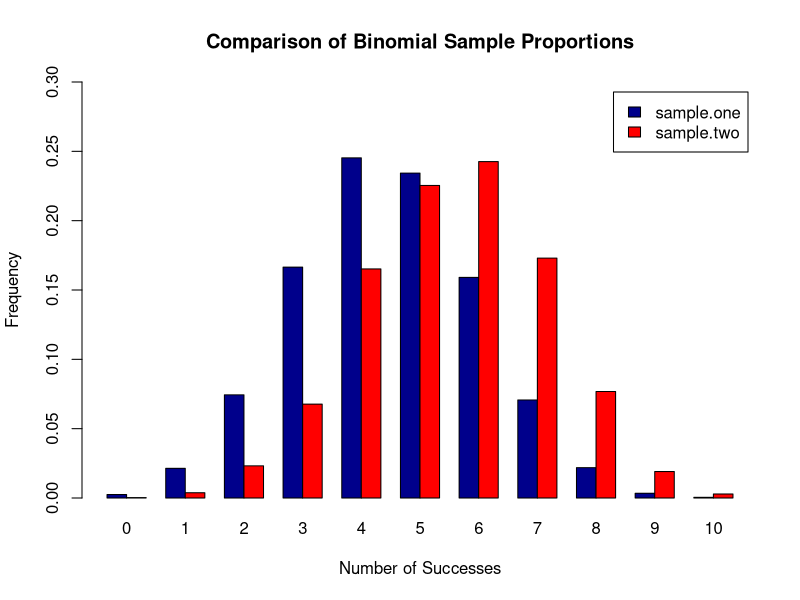
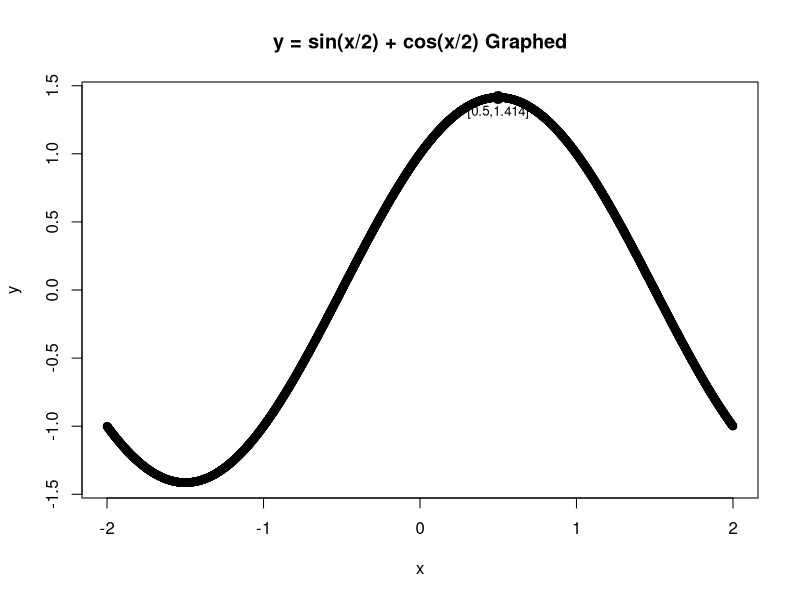
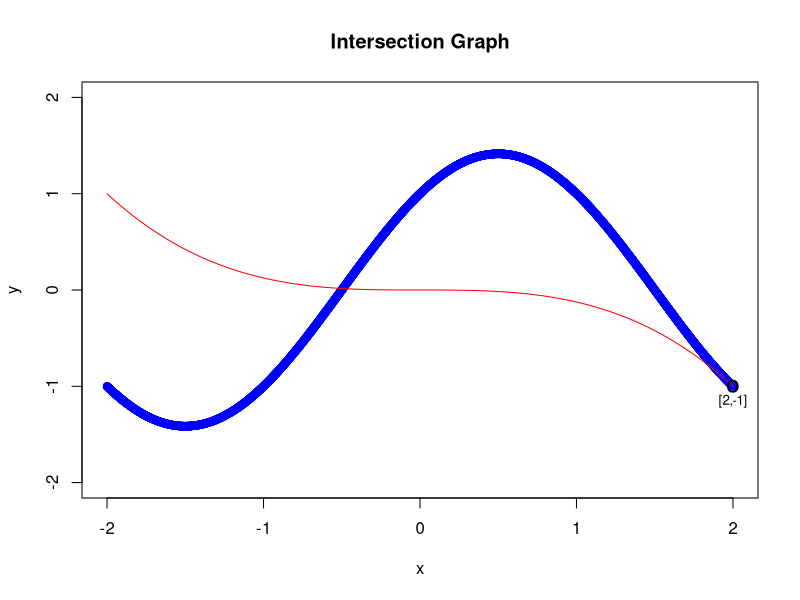
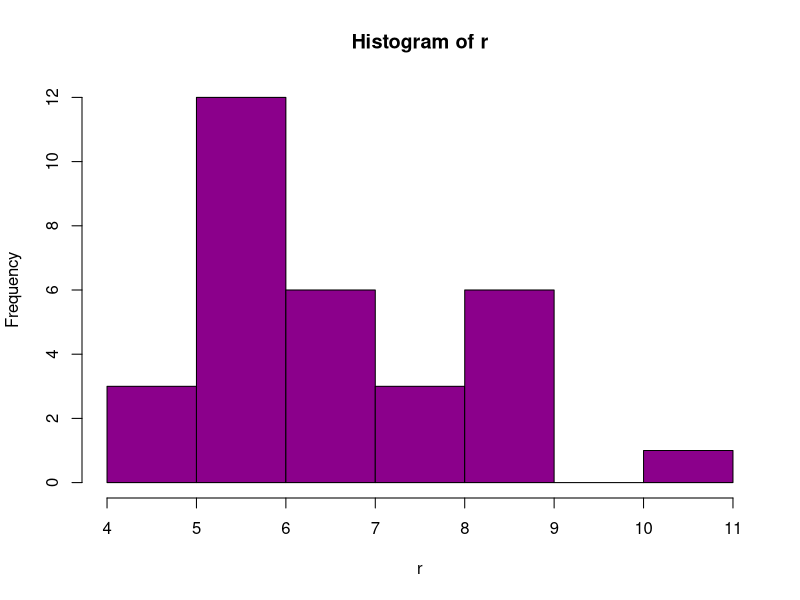
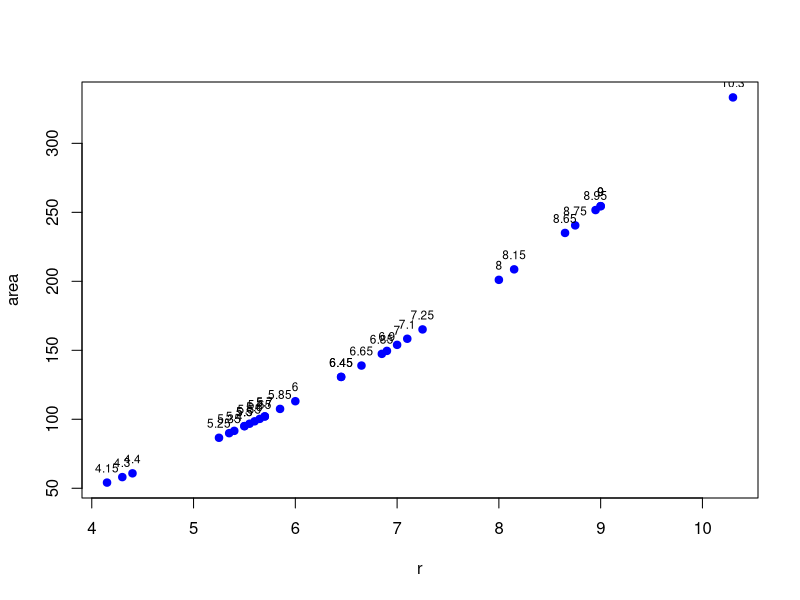
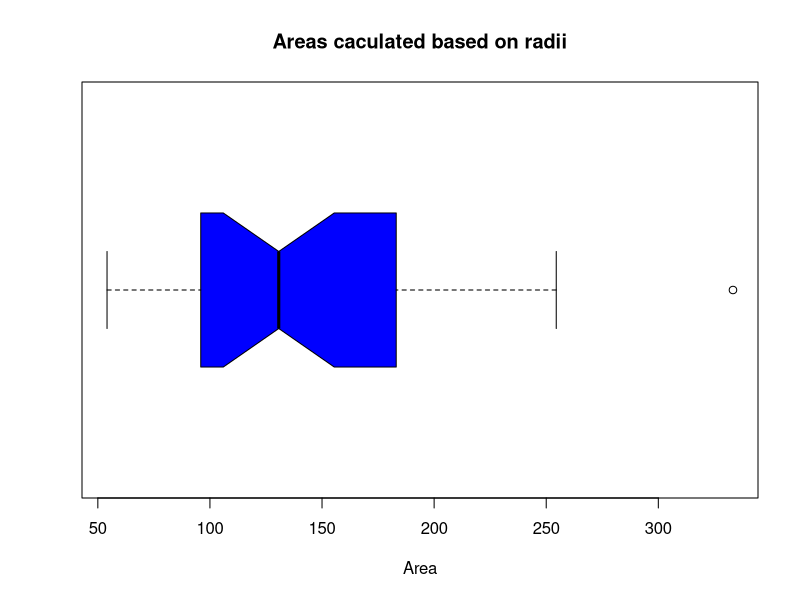
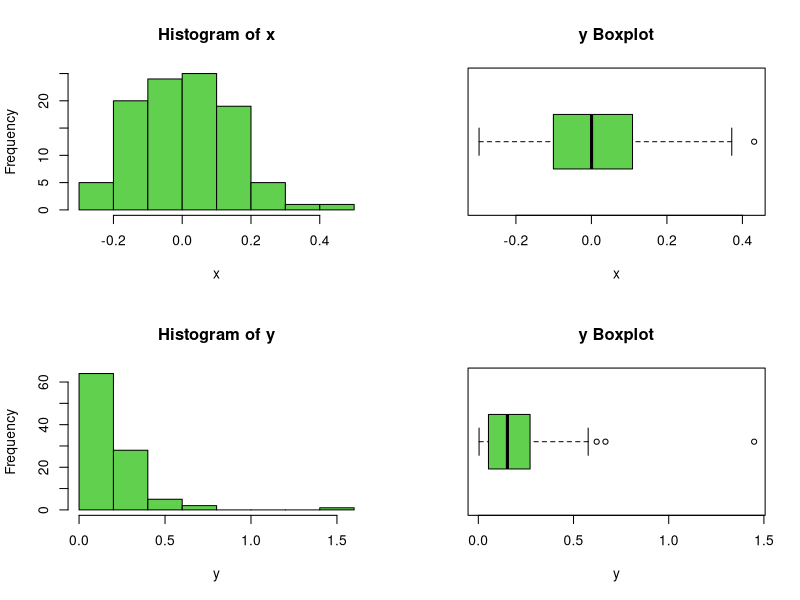
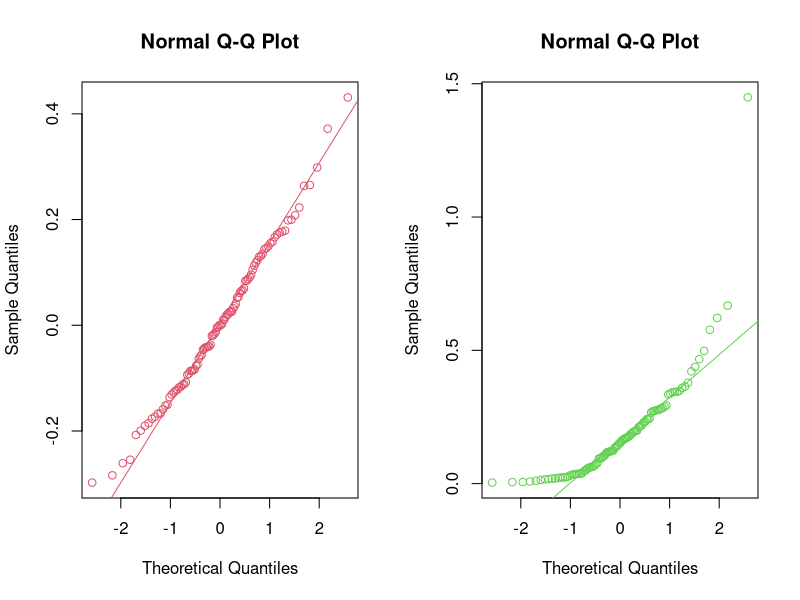

The R script that drew these images, in order:
## ---- chunk 1
# DO NOT ADD OR REVISE CODE HERE
knitr::opts_chunk$set(echo = TRUE, eval = TRUE)

## ---- chunk 2
set.seed(123)
sample.one <- table(rbinom(10000, 10, 0.45)) / 10000
sample.two <- table(rbinom(10000, 10, 0.55)) / 10000

successes <- seq(0, 10)

sum(sample.one * successes) # [1] 4.4827
sum(sample.two * successes) # [1] 5.523
## ---- chunk 3
counts <- rbind(sample.one, sample.two)

barplot(counts, main = "Comparison of Binomial Sample Proportions", 
  ylab = "Frequency", ylim = c(0,0.3),xlab = "Number of Successes",
  beside = TRUE, col = c("darkblue","red"),legend = rownames(counts),
  names.arg = c("0", "1", "2", "3", "4", "5", "6", "7", "8", "9", "10"))
## ---- chunk 4
to_rep<-c(2, -5.1, -23)
df1<-c(0,1,2,3,4,13,rep(to_rep,3),sum(7/42, 3, 35/42))
df1

## ---- chunk 5
df1<-sort(df1, decreasing=FALSE)
df1
L<-length(df1)
L
df2<-seq(from=L, to=1)
df2

#from here i was a bit confused by the instructions and read it two ways. One way I am reading that i need to add the sum of df1 to df2.Another is that I add the vector values by index to create a new vector. I did both :)
df_sum<-sum(df1, df2)
df_sum

df_sum1<-rbind(df1,df2)
df_sum1<-colSums(df_sum1)
df_sum1
#(1)(c) Extract the first and last elements of the vector you have created in (1)(b) to form another vector of the extracted elements. Form a third vector from the elements not extracted. Output these vectors.
#```{r test1c}

df3<-c(head(df1,1),tail(df1,1))
df3
df4<-setdiff(df1,df3)
df4
#did you mean unique elements? I am assuming no because we got the sum earlier and I believe this is the standard way to find elements in one vector but not the other.
## ---- chunk 6
df5<-sort(c(df3,df4),decreasing=FALSE)
df5
df5_sum<-round(sum(df5),2)
df5_sum
## ---- chunk 7
sec2_funct<- function(x) {
  y=sinpi(x/2)+cospi(x/2)
  return(y)
}
sec2_funct(2)

## ---- chunk 8
x<-seq(from=-2, to=2, length.out=4001)
y<-sec2_funct(x)
xy<-data.frame(cbind(x,y))
round(xy[xy['y']==max(xy['y'])],3)
## ---- chunk 9
plot(x,y, main='y = sin(x/2) + cos(x/2) Graphed')
text(x=0.500,y=1.414, '[0.5,1.414]', cex=.8, pos=1)
points(x=0.500,y=1.414, pch='o', cex=1.5)
## ---- chunk 10
library(dplyr)
sec2_funct<- function(x) {
  y=sinpi(x/2)+cospi(x/2)
  return(y)
}
x<-seq(from=-2, to=2, length.out=4001)
y<-sec2_funct(x)
xy<-data.frame(cbind(x,y))

sec3_funct<- function(x) {
  y = -(x/2)^3
  return(y)
}

y<-sec3_funct(x)
xy1<-data.frame(cbind(x,y))
test<-intersect(xy,xy1)
test
plot(xy, main='Intersection Graph', col='blue', ylim=c(-2,2), xlim=c(-2,2))
lines(xy1, col='red')
text(x=2,y=-1, '[2,-1]', cex=.8, pos=1)
points(x=2,y=-1, pch='o', cex=1.5)
## ---- chunk 11

data(trees)
str(trees)
apply(trees, 2, median)
which(trees[,2]==76, trees[,1]==12.9, trees[,3]==24.2)
print(trees[12,])
print(trees[13,])
## ---- chunk 12
r=((trees[,1])/2)
area=(r**2)*pi
stem(r)
hist(r, col="darkmagenta")
plot(x=r, y=area, pch = 19, col='blue')
text(x=r, y=area,r, cex=.71, pos=3)

## ---- chunk 13
boxplot(area, col='blue', notch=TRUE, horizontal = TRUE, main = "Areas caculated based on radii", xlab='Area')

## ---- chunk 14
##I thought coef =2 showed extreame outliers too
boxplot.stats(area, coef=2)
extreme <- boxplot.stats(x = trees$Volume)[["out"]] > (quantile(trees$Volume, .75) + 3.0*IQR(area))
head(trees)
trees['r']=(trees[,1])/2
trees['area']=(r**2)*pi
which(trees['area']==apply(trees['area'],2,max))
print(trees[31,1:3])
## ---- chunk 15
set.seed(124)
y <- rexp(n=100, rate=5.5)
set.seed(127)
x <- rnorm(n=100, mean=0, sd=0.15)

comb = cbind(x,y)
round(apply(comb,2,IQR), 4)
## ---- chunk 16
par(mfrow=c(2,2))
hist(x,col=3)
boxplot(x,col=3, main='y Boxplot', xlab='x', horizontal=TRUE)
hist(y,col=3)
boxplot(y,col=3, main='y Boxplot', xlab='y', horizontal=TRUE)
## ---- chunk 17
par(mfrow=c(1,2))
qqnorm(x, col=2)
qqline(x, col=2)
qqnorm(y, col=3)
qqline(y,col=3)
extreme_x <- boxplot.stats(x = x)[["out"]] > (quantile(trees$Volume, .75) + 3.0*IQR(x))
extreme_y <- boxplot.stats(x = y)[["out"]] > (quantile(trees$Volume, .75) + 3.0*IQR(y))
print(extreme_x)
print(extreme_y)
